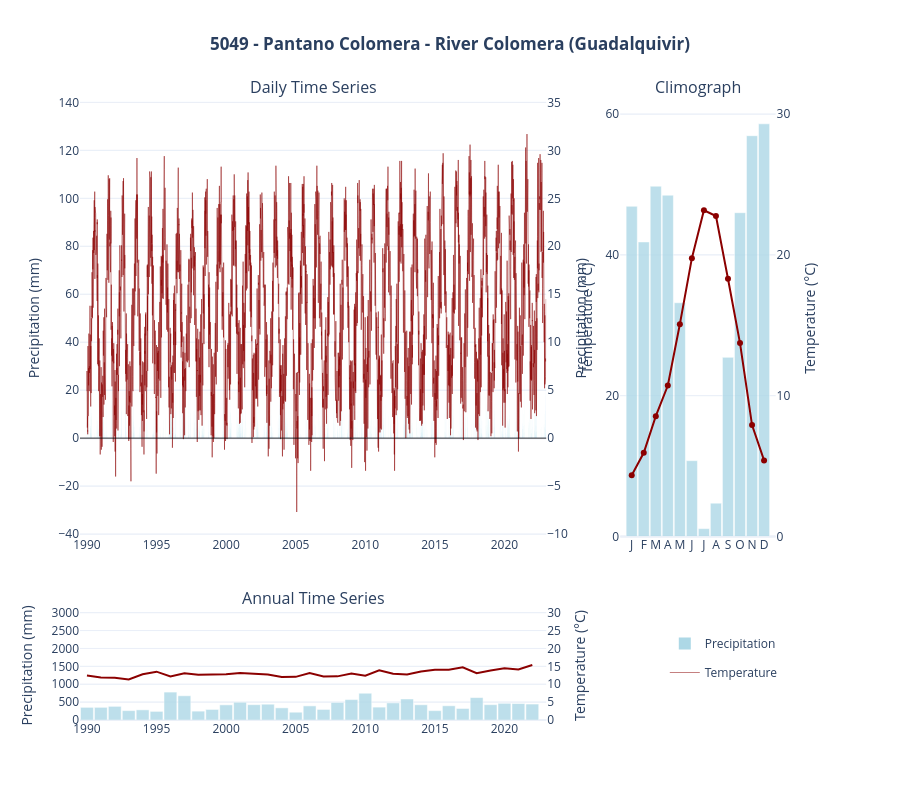

Here is the notebook cell this chart was saved with:
### Markdown cell above
## Create plots

### Code cell
# load stations
stations = gpd.read_file(cfg.path_gis / 'stations.geojson').set_index('id')

# process timeseries for each station
for ID in tqdm(stations.index, desc='stations'):

    # meteo timeseries
    try:
        meteo = pd.read_parquet(path_in / f'{ID:04d}.parquet').loc[ID]
        meteo.rename(columns=variables, inplace=True, errors='ignore')
        
        # correct dates
        meteo.index = meteo.index.date - pd.Timedelta(days=1) # EMO1 uses and end of time step convention
        meteo.index.name = 'date'
        meteo.index = pd.to_datetime(meteo.index)
    except Exception as e:
        print(f'Error loading meteo timeseries for station {ID:04d}: {e}')
        continue

    # extract attributes and time series
    attrs = stations.loc[ID]

    # create time series plot
    try:
        title = '{0} - {1} - River {2} ({3})'.format(
            ID, 
            attrs['name'].title(), 
            attrs['river'].title(), 
            attrs['basin'].title()
        )
        fig = plot_meteo_timeseries(meteo, title=title, save=True)
        fig.write_html(path_plots / f'{ID:04d}.html')
    except:
        print(f"The plot for time series {ID} couldn't be created")

### Figure 1 — Plotly figure (JSON) as saved in the notebook; plotly's stock layout.template omitted (floating-point values rounded to 4 significant figures; data arrays with more than 128 entries replaced by an {"elided": "..."} marker saying what was removed)
{"data": [{"legendgroup": "Precipitation", "marker": {"color": "lightblue", "line": {"width": 0}}, "name": "Precipitation", "showlegend": true, "type": "bar", "x": {"elided": "12053 str values"}, "xaxis": "x", "y": {"elided": "12053 float values"}, "yaxis": "y"}, {"legendgroup": "Temperature", "line": {"color": "darkred", "width": 0.5}, "name": "Temperature", "showlegend": true, "type": "scatter", "x": {"elided": "12053 str values"}, "xaxis": "x", "y": {"elided": "12053 float values"}, "yaxis": "y2"}, {"legendgroup": "Precipitation", "marker": {"color": "lightblue"}, "name": "Precipitation", "opacity": 0.8, "showlegend": false, "type": "bar", "x": [1, 2, 3, 4, 5, 6, 7, 8, 9, 10, 11, 12], "xaxis": "x2", "y": [46.9, 41.84, 49.75, 48.48, 33.2, 10.77, 1.115, 4.727, 25.45, 45.99, 56.93, 58.62], "yaxis": "y3"}, {"legendgroup": "Temperature", "line": {"color": "darkred", "width": 2}, "name": "Temperature", "showlegend": false, "type": "scatter", "x": [1, 2, 3, 4, 5, 6, 7, 8, 9, 10, 11, 12], "xaxis": "x2", "y": [4.35, 5.943, 8.547, 10.72, 15.08, 19.77, 23.17, 22.76, 18.31, 13.73, 7.91, 5.404], "yaxis": "y4"}, {"legendgroup": "Precipitation", "marker": {"color": "lightblue"}, "name": "Precipitation", "opacity": 0.8, "showlegend": false, "type": "bar", "x": ["1990-01-01T00:00:00", "1991-01-01T00:00:00", "1992-01-01T00:00:00", "1993-01-01T00:00:00", "1994-01-01T00:00:00", "1995-01-01T00:00:00", "1996-01-01T00:00:00", "1997-01-01T00:00:00", "1998-01-01T00:00:00", "1999-01-01T00:00:00", "2000-01-01T00:00:00", "2001-01-01T00:00:00", "2002-01-01T00:00:00", "2003-01-01T00:00:00", "2004-01-01T00:00:00", "2005-01-01T00:00:00", "2006-01-01T00:00:00", "2007-01-01T00:00:00", "2008-01-01T00:00:00", "2009-01-01T00:00:00", "2010-01-01T00:00:00", "2011-01-01T00:00:00", "2012-01-01T00:00:00", "2013-01-01T00:00:00", "2014-01-01T00:00:00", "2015-01-01T00:00:00", "2016-01-01T00:00:00", "2017-01-01T00:00:00", "2018-01-01T00:00:00", "2019-01-01T00:00:00", "2020-01-01T00:00:00", "2021-01-01T00:00:00", "2022-01-01T00:00:00"], "xaxis": "x3", "y": [353.2, 354.4, 381.6, 262.2, 283.8, 240.9, 780.3, 676.9, 247.4, 295.5, 422.9, 496.6, 428.5, 441.7, 339.5, 217.6, 394.6, 295.3, 491.8, 571.4, 747.6, 359.4, 478.8, 587.4, 425.3, 261.9, 397.6, 322.4, 627.0, 428.7, 466.4, 460.6, 445.4], "yaxis": "y5"}, {"legendgroup": "Temperature", "line": {"color": "darkred", "width": 2}, "name": "Temperature", "showlegend": false, "type": "scatter", "x": ["1990-01-01T00:00:00", "1991-01-01T00:00:00", "1992-01-01T00:00:00", "1993-01-01T00:00:00", "1994-01-01T00:00:00", "1995-01-01T00:00:00", "1996-01-01T00:00:00", "1997-01-01T00:00:00", "1998-01-01T00:00:00", "1999-01-01T00:00:00", "2000-01-01T00:00:00", "2001-01-01T00:00:00", "2002-01-01T00:00:00", "2003-01-01T00:00:00", "2004-01-01T00:00:00", "2005-01-01T00:00:00", "2006-01-01T00:00:00", "2007-01-01T00:00:00", "2008-01-01T00:00:00", "2009-01-01T00:00:00", "2010-01-01T00:00:00", "2011-01-01T00:00:00", "2012-01-01T00:00:00", "2013-01-01T00:00:00", "2014-01-01T00:00:00", "2015-01-01T00:00:00", "2016-01-01T00:00:00", "2017-01-01T00:00:00", "2018-01-01T00:00:00", "2019-01-01T00:00:00", "2020-01-01T00:00:00", "2021-01-01T00:00:00", "2022-01-01T00:00:00"], "xaxis": "x3", "y": [12.44, 11.89, 11.8, 11.34, 12.79, 13.51, 12.19, 13.06, 12.63, 12.75, 12.76, 13.12, 12.82, 12.71, 12.0, 12.06, 13.12, 12.15, 12.2, 13.0, 12.36, 13.89, 12.94, 12.73, 13.56, 14.05, 14.07, 14.75, 13.06, 13.86, 14.44, 14.12, 15.36], "yaxis": "y6"}], "layout": {"annotations": [{"font": {"size": 16}, "showarrow": false, "text": "Daily Time Series", "x": 0.315, "xanchor": "center", "xref": "paper", "y": 1, "yanchor": "bottom", "yref": "paper"}, {"font": {"size": 16}, "showarrow": false, "text": "Climograph", "x": 0.835, "xanchor": "center", "xref": "paper", "y": 1, "yanchor": "bottom", "yref": "paper"}, {"font": {"size": 16}, "showarrow": false, "text": "Annual Time Series", "x": 0.315, "xanchor": "center", "xref": "paper", "y": 0.176, "yanchor": "bottom", "yref": "paper"}], "bargap": 0.075, "barmode": "overlay", "height": 800, "legend": {"bgcolor": "rgba(0, 0, 0, 0)", "borderwidth": 0, "orientation": "v", "x": 0.87, "xanchor": "center", "y": 0.1, "yanchor": "middle"}, "shapes": [{"layer": "above", "line": {"color": "black", "width": 0.8}, "type": "line", "x0": 0, "x1": 1, "xref": "x domain", "y0": 0, "y1": 0, "yref": "y"}], "showlegend": true, "title": {"text": "<b>5049 - Pantano Colomera - River Colomera (Guadalquivir)</b>", "x": 0.5}, "xaxis": {"anchor": "y", "domain": [0, 0.63]}, "xaxis2": {"anchor": "y3", "domain": [0.73, 0.94], "ticktext": ["J", "F", "M", "A", "M", "J", "J", "A", "S", "O", "N", "D"], "tickvals": [1, 2, 3, 4, 5, 6, 7, 8, 9, 10, 11, 12]}, "xaxis3": {"anchor": "y5", "domain": [0, 0.63], "matches": "x"}, "yaxis": {"anchor": "x", "domain": [0.296, 1], "dtick": 20, "range": [-41, 141], "title": {"text": "Precipitation (mm)"}}, "yaxis2": {"anchor": "x", "dtick": 5, "overlaying": "y", "range": [-10.25, 35.25], "side": "right", "title": {"text": "Temperature (°C)"}}, "yaxis3": {"anchor": "x2", "domain": [0.296, 1], "dtick": 20, "range": [0, 62], "title": {"text": "Precipitation (mm)"}}, "yaxis4": {"anchor": "x2", "dtick": 10, "overlaying": "y3", "range": [0, 31], "side": "right", "title": {"text": "Temperature (°C)"}}, "yaxis5": {"anchor": "x3", "domain": [0, 0.176], "dtick": 500, "range": [0, 3050], "title": {"text": "Precipitation (mm)"}}, "yaxis6": {"anchor": "x3", "dtick": 5, "overlaying": "y5", "range": [0, 30.5], "side": "right", "title": {"text": "Temperature (°C)"}}}}
